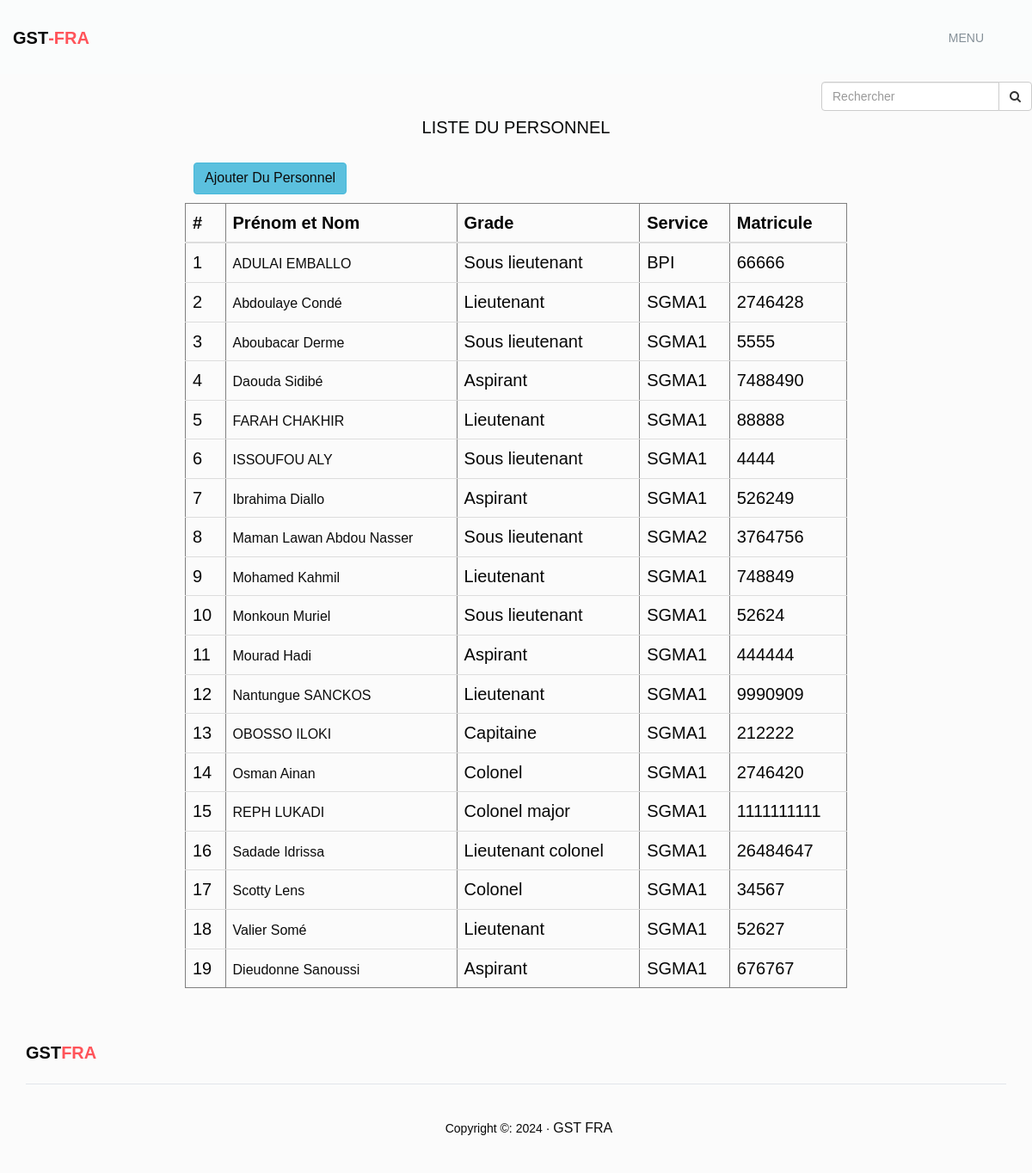
Page /list_personnel/ (signed in) on the committed database.
### interfaces/autre_models.py (models this page shows, shortened)
class MembrePersonnel(models.Model):
    SEXE_CHOICES = (
        ('M', 'Masculin'),
        ('F', 'Féminin'),
    )
    GRADE_CHOICES = (
        ('Soldat deuxieme classe','Soldat deuxième classe'),
        ('Soldat première classe','Soldat prémière classe'),
        ('Caporal','Caporal'),
        ('Caporal chef','Caporal chef'),
        ('Sergent', 'Sergent'),
        ('Sergent chef','Sergent Chef'),
        ('Adjudant','Adjudant'),
        ('Adjudant chef','Adjudant chef'),
        ('Aspirant','Aspirant'),
        ('Sous lieutenant','Sous lieutenant'),
        ('Lieutenant','Lieutenant'),
        ('Capitaine','Capitaine'),
        ('Commandant','Commandant'),
        ('Lieutenant colonel','Lieutenant colonel'),
        ('Colonel','Colonel'),
        ('Colonel major','Colonel major'),
        ('Géneral de brigade aerienne','Géneral de brigade aerienne'),
        ('Géneral de division','Géneral de division'),
        ("Géneral de corps d'armée", "Géneral de corps d'armée"),
        ("Géneral d'armée","Géneral d'armée")
    )
    SERVICE_CHOICES = (
        ('SGMA1','SGMA1'),
        ('SGMA2','SGMA2'),
        ('SGMA3','SGMA3'),
        ('SGAS','SGAS'),
        ('SGMMR','SGMMR'),
        ('SGRT','SGRT'),
        ('BCT','BCT'),
        ('BST','BST'),
        ('BPI','BPI'),
        ('BTD','BTD'),
        ('Secretariat','Secretariat'),
        ('Comptabilité','Comptabilité'),
        ('Fourier','Fourier'),
    )
    STATUT_CHOICES=(
        ('Présent','Présent'),
        ('Absent','Absent')
    )
    nom = models.CharField(max_length=100, verbose_name="Nom")
    prenom = models.CharField(max_length=100, verbose_name="Prénom")
    naissance = models.DateField(verbose_name="Date de naissance")
    sexe = models.CharField(max_length=1, choices=SEXE_CHOICES, verbose_name="Sexe")
    matricule = models.CharField(primary_key=True, max_length=50, verbose_name="Matricule")
    grade = models.CharField(max_length=30, choices=GRADE_CHOICES, verbose_name="Grade")
    service = models.CharField(max_length=20, choices=SERVICE_CHOICES, verbose_name="Service")
    numero = models.IntegerField(verbose_name="Numéro de téléphone")
    email = models.EmailField(verbose_name="Email")
    photo = models.ImageField(upload_to='photos/', verbose_name="Photo")
    statut=models.CharField(max_length=30, default='Présent', choices=STATUT_CHOICES, verbose_name="Statut")

### interfaces/views.py (the view)
# urls.py: path('list_personnel/', views.list_personnel, name='list_personnel'),
@login_required
def list_personnel(request):
    personnels = MembrePersonnel.objects.all().order_by('prenom')
    context = {'personnels': personnels}
    return render(request, 'pages/list_personnel.html', context)

### interfaces/templates/pages/list_personnel.html (shortened to what this page needs)
{% extends "bases/index.html" %}
{% block content %}
{% include "bases/rechercher.html" %}
<div class="container" style="width: 800px; margin-top: 30px;">
    <h1>Liste du personnel</h1>
    <button type="button" class="btn btn-info" style="margin:10px"><a href="{% url 'interfaces:ajouter_personnel'%}">Ajouter du personnel</a></button>
    <table class="table table-dark table-hover" border="1" style="font-size:20px">
        <thead>
            <tr>
                <th scope="col">#</th>
                <th scope="col" class='color'>Prénom et Nom</th>
                <th scope="col" class='color'>Grade</th>
                <th scope="col" class='color'>Service</th>
                <th scope="col" class='color'>Matricule</th>
            </tr>
        </thead>
        <tbody>
            {% for personnel in personnels %}
            <tr>
                <td class='color'>{{ forloop.counter }}</td>
                <td class='color'><a href="{% url 'interfaces:info_personnel' personnel.matricule %}">{{ personnel.prenom }} {{ personnel.nom }}</a></td>
                <td class='color'>{{ personnel.grade }}</td>
                <td class='color'>{{ personnel.service }}</td>
                <td class='color'>{{ personnel.matricule }}</td>
            </tr>
            {% endfor %}
        </tbody>
    </table>
</div>
{% endblock content %}

### static/assets/css/bootsnav.css (style rules this page uses)
body { -webkit-transition: all 0.3s ease-in-out; -moz-transition: all 0.3s ease-in-out; -o-transition: all 0.3s ease-in-out; -ms-transition: all 0.3s ease-in-out; transition: all 0.3s ease-in-out; }

### static/assets/css/style.css (style rules this page uses)
* { padding: 0; margin: 0; }
* { -webkit-box-sizing:border-box; -moz-box-sizing:border-box; -o-box-sizing:border-box; -ms-box-sizing:border-box; box-sizing:border-box; }
body { font-family: sans-serif; font-size:14px; color:#070707; text-transform:initial; max-width:1920px; margin:0 auto; overflow-x:hidden; background-color: #fbfbfb; }
a,a:hover,a:active,a:focus { display:inline-block; text-decoration:none; color: #0c0c0c; font-size:16px; padding:0; font-weight: 500; text-transform: capitalize; }
h1,h2,h3,h4,h5,h6 { margin: 0; color:#080909; font-size: 20px; font-weight: 500; text-transform: uppercase; text-align: center; margin: 20px; }
select,input,textarea,button { box-shadow:none;outline:0!important; }
button { background: transparent;border: 0;font-size: 12px; }
html,body { height: 100%; }

### rows in the picture
MembrePersonnel: prenom "ADULAI", nom "EMBALLO", grade "Sous lieutenant", service "BPI", matricule "66666"
MembrePersonnel: prenom "Abdoulaye", nom "Condé", grade "Lieutenant", service "SGMA1", matricule "2746428"
MembrePersonnel: prenom "Aboubacar", nom "Derme", grade "Sous lieutenant", service "SGMA1", matricule "5555"
MembrePersonnel: prenom "Daouda", nom "Sidibé", grade "Aspirant", service "SGMA1", matricule "7488490"
MembrePersonnel: prenom "FARAH", nom "CHAKHIR", grade "Lieutenant", service "SGMA1", matricule "88888"
MembrePersonnel: prenom "ISSOUFOU", nom "ALY", grade "Sous lieutenant", service "SGMA1", matricule "4444"
MembrePersonnel: prenom "Ibrahima", nom "Diallo", grade "Aspirant", service "SGMA1", matricule "526249"
MembrePersonnel: prenom "Maman Lawan", nom "Abdou Nasser", grade "Sous lieutenant", service "SGMA2", matricule "3764756"
MembrePersonnel: prenom "Mohamed", nom "Kahmil", grade "Lieutenant", service "SGMA1", matricule "748849"
MembrePersonnel: prenom "Monkoun", nom "Muriel", grade "Sous lieutenant", service "SGMA1", matricule "52624"
MembrePersonnel: prenom "Mourad", nom "Hadi", grade "Aspirant", service "SGMA1", matricule "444444"
MembrePersonnel: prenom "Nantungue", nom "SANCKOS", grade "Lieutenant", service "SGMA1", matricule "9990909"
MembrePersonnel: prenom "OBOSSO", nom "ILOKI", grade "Capitaine", service "SGMA1", matricule "212222"
MembrePersonnel: prenom "Osman", nom "Ainan", grade "Colonel", service "SGMA1", matricule "2746420"
MembrePersonnel: prenom "REPH", nom "LUKADI", grade "Colonel major", service "SGMA1", matricule "1111111111"
MembrePersonnel: prenom "Sadade", nom "Idrissa", grade "Lieutenant colonel", service "SGMA1", matricule "26484647"
MembrePersonnel: prenom "Scotty", nom "Lens", grade "Colonel", service "SGMA1", matricule "34567"
MembrePersonnel: prenom "Valier", nom "Somé", grade "Lieutenant", service "SGMA1", matricule "52627"
MembrePersonnel: prenom "Dieudonne", nom "Sanoussi", grade "Aspirant", service "SGMA1", matricule "676767"
